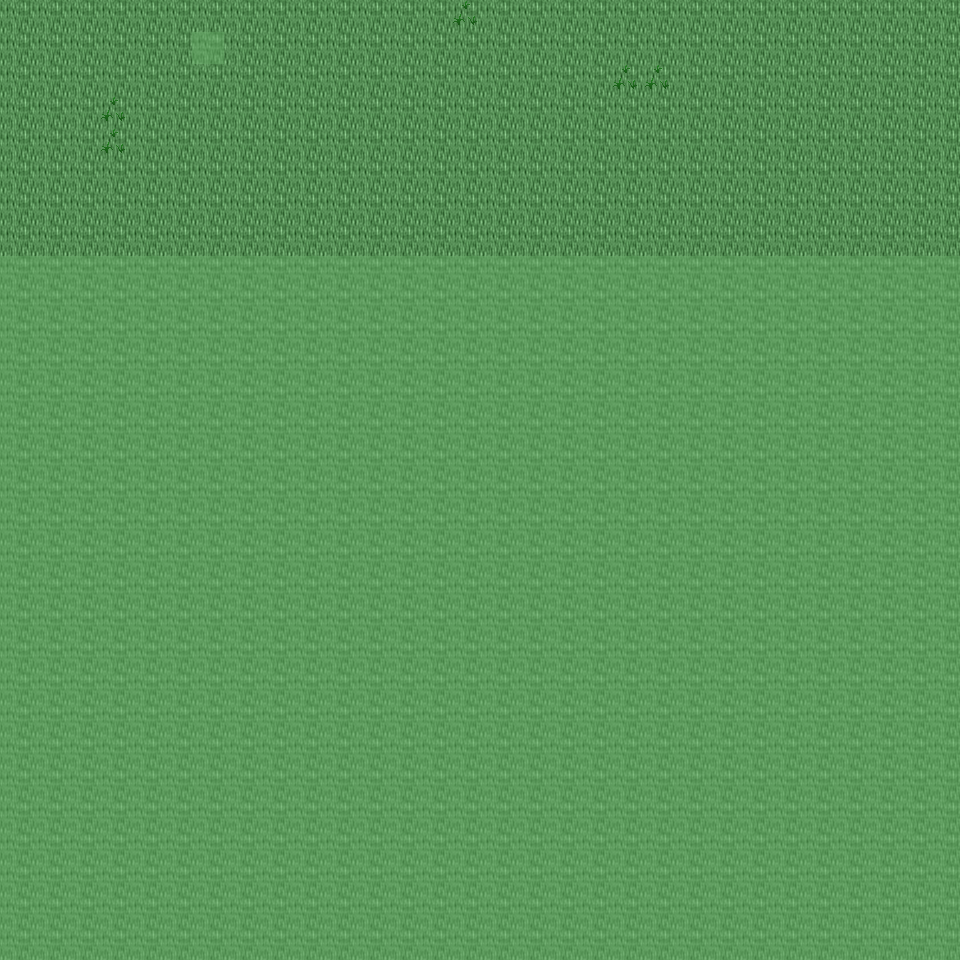

Below is a game level as drawn by its tile map, then a one-line description and the .tmx that defines it (tile-layer data replaced by summaries):
An orthogonal 30x30 tile map with 32x32 px tiles, 6 tile layers (Ground, Object, Object2, Above, ...), 27 tilesets and 3 objects (3x mapchange).

<map version="1.0" orientation="orthogonal" renderorder="right-down" width="30" height="30" tilewidth="32" tileheight="32" nextobjectid="4">
  <tileset firstgid="1" name="tileset_ground_ground" tilewidth="32" tileheight="32" tilecount="33" columns="3">
    <image source="../drawable/tileset_ground_ground.png" width="96" height="352" />
  </tileset>
  <tileset firstgid="34" name="tileset_ground_ice_ice" tilewidth="32" tileheight="32" tilecount="3" columns="3">
    <image source="../drawable/tileset_ground_ice_ice.png" width="96" height="32" />
  </tileset>
  <tileset firstgid="37" name="tileset_ground_water_pool" tilewidth="32" tileheight="32" tilecount="72" columns="3">
    <image source="../drawable/tileset_ground_water_pool.png" width="96" height="768" />
  </tileset>
  <tileset firstgid="109" name="tileset_ground_grass_edges" tilewidth="32" tileheight="32" tilecount="36" columns="12">
    <image source="../drawable/tileset_ground_grass_edges.png" width="384" height="96" />
  </tileset>
  <tileset firstgid="145" name="tileset_ground_ridge_ice_2" tilewidth="32" tileheight="32" tilecount="42" columns="7">
    <image source="../drawable/tileset_ground_ridge_ice_2.png" width="224" height="192" />
  </tileset>
  <tileset firstgid="187" name="tileset_ground_ridge_earth_dark" tilewidth="32" tileheight="32" tilecount="96" columns="12">
    <image source="../drawable/tileset_ground_ridge_earth_dark.png" width="384" height="256" />
  </tileset>
  <tileset firstgid="283" name="tileset_ground_rock_pebbles" tilewidth="32" tileheight="32" tilecount="3" columns="1">
    <image source="../drawable/tileset_ground_rock_pebbles.png" width="32" height="96" />
  </tileset>
  <tileset firstgid="286" name="tileset_plant_grasses" tilewidth="32" tileheight="32" tilecount="6" columns="3">
    <image source="../drawable/tileset_plant_grasses.png" width="96" height="64" />
  </tileset>
  <tileset firstgid="292" name="tileset_plant_bush_bushes" tilewidth="32" tileheight="32" tilecount="10" columns="5">
    <image source="../drawable/tileset_plant_bush_bushes.png" width="160" height="64" />
  </tileset>
  <tileset firstgid="302" name="tileset_ground_cobbled_paving" tilewidth="32" tileheight="32" tilecount="1" columns="1">
    <image source="../drawable/tileset_ground_cobbled_paving.png" width="32" height="32" />
  </tileset>
  <tileset firstgid="303" name="tileset_ground_grass_corners" tilewidth="32" tileheight="32" tilecount="24" columns="6">
    <image source="../drawable/tileset_ground_grass_corners.png" width="192" height="128" />
  </tileset>
  <tileset firstgid="327" name="tileset_plant_flower_daisy_white" tilewidth="32" tileheight="32" tilecount="8" columns="2">
    <image source="../drawable/tileset_plant_flower_daisy_white.png" width="64" height="128" />
  </tileset>
  <tileset firstgid="335" name="tileset_plant_flower_daisy_blue" tilewidth="32" tileheight="32" tilecount="8" columns="2">
    <image source="../drawable/tileset_plant_flower_daisy_blue.png" width="64" height="128" />
  </tileset>
  <tileset firstgid="343" name="tileset_item_armor_sword_rack" tilewidth="32" tileheight="32" tilecount="4" columns="2">
    <image source="../drawable/tileset_item_armor_sword_rack.png" width="64" height="64" />
  </tileset>
  <tileset firstgid="347" name="tileset_plant_stump_small_stump" tilewidth="32" tileheight="32" tilecount="4" columns="2">
    <image source="../drawable/tileset_plant_stump_small_stump.png" width="64" height="64" />
  </tileset>
  <tileset firstgid="351" name="tileset_item_postbox" tilewidth="32" tileheight="32" tilecount="4" columns="2">
    <image source="../drawable/tileset_item_postbox.png" width="64" height="64" />
  </tileset>
  <tileset firstgid="355" name="tileset_item_armor_weapons_rack" tilewidth="32" tileheight="32" tilecount="18" columns="9">
    <image source="../drawable/tileset_item_armor_weapons_rack.png" width="288" height="64" />
  </tileset>
  <tileset firstgid="373" name="tileset_item_pot_pot_golden_centred" tilewidth="32" tileheight="32" tilecount="3" columns="3">
    <image source="../drawable/tileset_item_pot_pot_golden_centred.png" width="96" height="32" />
  </tileset>
  <tileset firstgid="376" name="tileset_logic_collision" tilewidth="32" tileheight="32" tilecount="1" columns="1">
    <image source="../drawable/tileset_logic_collision.png" width="32" height="32" />
  </tileset>
  <tileset firstgid="377" name="tileset_ground_water_swamp_water" tilewidth="32" tileheight="32" tilecount="33" columns="3">
    <image source="../drawable/tileset_ground_water_swamp_water.png" width="96" height="352" />
  </tileset>
  <tileset firstgid="410" name="tileset_plant_grasses_swamp" tilewidth="32" tileheight="32" tilecount="42" columns="6">
    <image source="../drawable/tileset_plant_grasses_swamp.png" width="192" height="224" />
  </tileset>
  <tileset firstgid="452" name="tileset_plant_stump_hollow_logs" tilewidth="32" tileheight="32" tilecount="6" columns="3">
    <image source="../drawable/tileset_plant_stump_hollow_logs.png" width="96" height="64" />
  </tileset>
  <tileset firstgid="458" name="tileset_plant_tree_tree_darkgreen" tilewidth="32" tileheight="32" tilecount="88" columns="8">
    <image source="../drawable/tileset_plant_tree_tree_darkgreen.png" width="256" height="352" />
  </tileset>
  <tileset firstgid="546" name="tileset_plant_tree_dead_tree_3" tilewidth="32" tileheight="32" tilecount="16" columns="4">
    <image source="../drawable/tileset_plant_tree_dead_tree_3.png" width="128" height="128" />
  </tileset>
  <tileset firstgid="562" name="tileset_building_chimney_smoke" tilewidth="32" tileheight="32" tilecount="40" columns="4">
    <image source="../drawable/tileset_building_chimney_smoke.png" width="128" height="320" />
  </tileset>
  <tileset firstgid="602" name="tileset_building_huts" tilewidth="32" tileheight="32" tilecount="338" columns="26">
    <image source="../drawable/tileset_building_huts.png" width="832" height="416" />
  </tileset>
  <tileset firstgid="940" name="tileset_building_ice_tower" tilewidth="32" tileheight="32" tilecount="252" columns="9">
    <image source="../drawable/tileset_building_ice_tower.png" width="288" height="896" />
  </tileset>
  <layer name="Ground" width="30" height="30">
    <data>[900 cells, 240 non-empty, 1 distinct tile ids]</data>
  </layer>
  <layer name="Object" width="30" height="30">
    <data>[900 cells, 6 non-empty, 2 distinct tile ids]</data>
  </layer>
  <layer name="Object2" width="30" height="30">
    <data>[900 cells, 0 non-empty, 0 distinct tile ids]</data>
  </layer>
  <layer name="Above" width="30" height="30">
    <data>[900 cells, 0 non-empty, 0 distinct tile ids]</data>
  </layer>
  <layer name="Above2" width="30" height="30">
    <data>[900 cells, 0 non-empty, 0 distinct tile ids]</data>
  </layer>
  <layer name="Walkable" width="30" height="30">
    <data>[900 cells, 661 non-empty, 1 distinct tile ids]</data>
  </layer>
  <objectgroup name="MapEvents">
    <object id="1" name="north" type="mapchange" x="0" y="0" width="960" height="32">
      <properties>
        <property name="map" value="0_ados_mountain_n2_w2_x2_y3" />
        <property name="place" value="south" />
      </properties>
    </object>
    <object id="2" name="west" type="mapchange" x="0" y="0" width="32" height="256">
      <properties>
        <property name="map" value="0_ados_mountain_n2_w2_x1_y4" />
        <property name="place" value="east" />
      </properties>
    </object>
    <object id="3" name="east" type="mapchange" x="928" y="0" width="32" height="256">
      <properties>
        <property name="map" value="0_ados_mountain_n2_w2_x3_y4" />
        <property name="place" value="west" />
      </properties>
    </object>
  </objectgroup>
</map>
